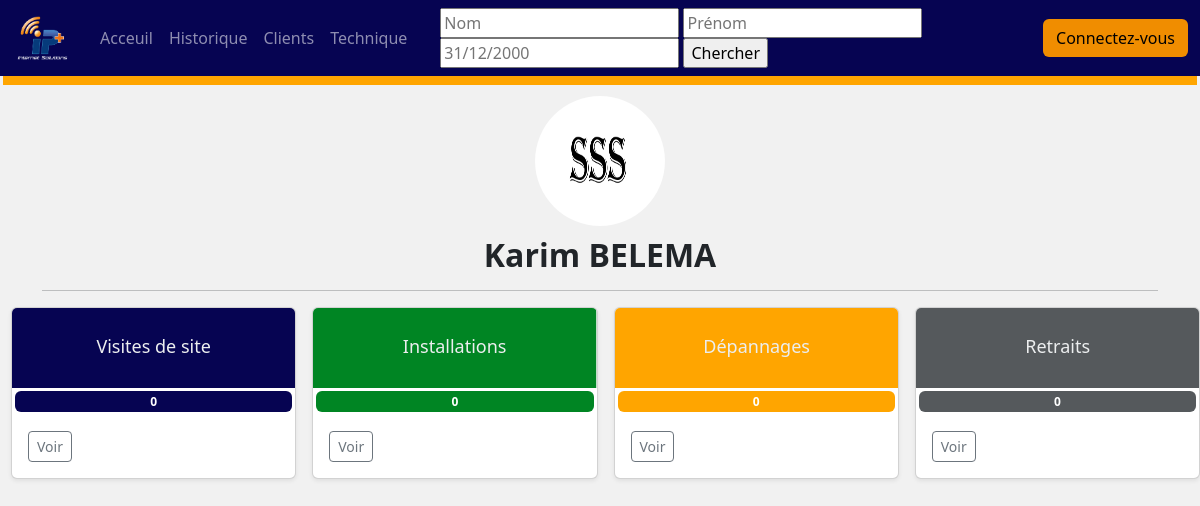
/info/8, run on the app's committed database.
### home/models.py (models this page shows)
class Employe(models.Model):
    choix = [
        ('DG', 'Directeur Générale'),
        ('DAF', 'Directeur Affaire Financière'),
        ('DT', 'Directeur Technique'),
        ('Ingénieur', 'Ingénieur'),
        ('Technicien', 'Technicien'),
        ('Commercial', 'Commercial'),
    ]
    first_name = models.CharField(max_length=30)
    last_name = models.CharField(max_length=40)
    job = models.CharField(max_length=20,choices=choix,default='Technicien')
    phone_number = models.IntegerField()
    leave = models.BooleanField(default=False)
    profil = models.ImageField(upload_to='profil',null=True,blank=True)
    def __str__(self):
        return f'{self.first_name} {self.last_name.upper()}'

### home/views.py (the view)
# urls.py: path('info/<int:id>', views.infoActEmploy, name='infoActEmploy'),
def infoActEmploy(request,id=0):
    context={'form':Personform()}
    temps=datetime.now()
    if request.method == 'POST':
        form = Personform(request.POST)
        if form.is_valid():
            nom=str(request.POST['last_name'])
            prenom=str(request.POST['first_name'])
            employe = False
            if nom != '':
                employe = Employe.objects.filter(last_name__icontains=nom)
            if prenom != '':
                employe = Employe.objects.filter(first_name__icontains=prenom)
            if employe:
                id=employe[0].id
            form_date = str(request.POST['date'])
            if form_date != "":
                temps = datetime.strptime(str(form_date), '%d/%m/%Y')
    else:
        context['form'] = Personform()
    if id == 0:
        context.update({
            'visites' : [],
            'nbr_visite' : 0,
            'installations' : [],
            'nbr_installation' : 0,
            'depannages' : [],
            'nbr_depannage' : 0,
            'retraits' : [],
            'nbr_retrait' : 0,
            'user' : "",
        })
    else :
        visite = Visite.objects.filter(employe__pk=id,date=temps)
        installation = Installation.objects.filter(employe__pk=id,date=temps)
        depannage = Depannage.objects.filter(employe__pk=id,date=temps)
        retrait = Retrait.objects.filter(employe__pk=id,date=temps)
        user = Employe.objects.filter(pk=id)
        context.update({
            'visites' : visite,
            'nbr_visite' : len(visite),
            'installations' : installation,
            'nbr_installation' : len(installation),
            'depannages' : depannage,
            'nbr_depannage' : len(depannage),
            'retraits' : retrait,
            'nbr_retrait' : len(retrait),
        })
        print(user)
        print(id)
        if user:
            context.update({'user' : user[0]})
        print(context)
    return render(request, 'home/infoActEmploy.html',context)

### home/forms.py
class Personform(forms.Form):
	last_name = 	forms.CharField(label="",max_length=100,required=False,widget= forms.TextInput(attrs={'placeholder':'Nom'}))
	first_name = 	forms.CharField(label="",max_length=100,required=False,widget= forms.TextInput(attrs={'placeholder':'Prénom'}))
	date = forms.DateField(label="",input_formats=['%d/%m/%Y'],required=False,widget= forms.TextInput(attrs={'placeholder':'31/12/2000'}))

### home/templates/home/infoActEmploy.html (shortened to what this page needs)
{% extends './base.html' %}
{% load static %}
    {% block recherche %}
      <form method="POST">
          {{form}}
        <input type="submit" value="Chercher">
      </form>
    {% endblock %}
    {% block content %}
        <br><br><br><br>
            <div class="container team">
                    <div class="col ajust">
                        <img src={% if user.profil %} {{user.profil.url}} {% else %} {% static 'image/perso.png' %} {% endif %} class="profil">
                      <h2>{{ user.first_name | title  }} {{ user.last_name |upper }}</h2>
                    </div>
                    <hr>
                </div>
            <div class="album  gris">
              <div>
                <div class="row g-3" style="margin-left: 3px ;">
                  <div class="col-lg-3 col-12">
                    <div class="card shadow-sm">
                      <svg class="bd-placeholder-img card-img-top" width="100%" height="80" xmlns="http://www.w3.org/2000/svg" role="img" aria-label="Placeholder: Thumbnail" preserveAspectRatio="xMidYMid slice" focusable="false"><title>Placeholder</title><rect width="100%" height="100%" fill="#060452"/><text x="50%" y="50%" fill="#eceeef" dy=".3em">Visites de site<span class="badge bleu">{{nbr_visite}}</span></text></svg>
                      <div class="card-body">
                        <a href="{% url 'historique'%}#v"><button type="button" class="btn btn-sm btn-outline-secondary">Voir</button></a>
                      </div>
                    </div>
                  </div>
                  <div class="col-lg-3 col-12">
                    <div class="card shadow-sm">
                      <svg class="bd-placeholder-img card-img-top" width="100%" height="80" xmlns="http://www.w3.org/2000/svg" role="img" aria-label="Placeholder: Thumbnail" preserveAspectRatio="xMidYMid slice" focusable="false"><title>Placeholder</title><rect width="100%" height="100%" fill="#008523"/><text x="50%" y="50%" fill="#eceeef" dy=".3em">Installations<span class="badge vert">{{nbr_installation}}</span></text></svg>
                      <div class="card-body">
                        <a href="{% url 'historique'%}#i"><button type="button" class="btn btn-sm btn-outline-secondary">Voir</button></a>
                      </div>
                    </div>
                  </div>
                  <div class="col-lg-3 col-12">
                    <div class="card shadow-sm">
                      <svg class="bd-placeholder-img card-img-top" width="100%" height="80" xmlns="http://www.w3.org/2000/svg" role="img" aria-label="Placeholder: Thumbnail" preserveAspectRatio="xMidYMid slice" focusable="false"><title>Placeholder</title><rect width="100%" height="100%" fill="orange"/><text x="50%" y="50%" fill="#eceeef" dy=".3em">Dépannages<span class="badge orange">{{nbr_depannage}}</span></text></svg>
                      <div class="card-body">
                         <a href="{% url 'historique'%}#d"><button type="button" class="btn btn-sm btn-outline-secondary">Voir</button></a>
                      </div>
                    </div>
                  </div>
                  <div class="col-lg-3 col-12">
                    <div class="card shadow-sm">
                      <svg class="bd-placeholder-img card-img-top" width="100%" height="80" xmlns="http://www.w3.org/2000/svg" role="img" aria-label="Placeholder: Thumbnail" preserveAspectRatio="xMidYMid slice" focusable="false"><title>Placeholder</title><rect width="100%" height="100%" fill="#55595c"/><text x="50%" y="50%" fill="#eceeef" dy=".3em">Retraits<span class="badge rouge">{{nbr_retrait}}</span></text></svg>
                      <div class="card-body">
                        <a href="{% url 'historique'%}#r"><button type="button" class="btn btn-sm btn-outline-secondary">Voir</button></a>
                      </div>
                    </div>
                  </div>
                </div>
              </div>
            </div>
    {% endblock %}>

### home/static/css/style.css (style rules this page uses)
.orange, .btn-warning { background-color: #F08D00; }
.gris { background-color: #F1F1F1; }
.bleu { margin: 3px; background-color: #060452; }
.vert { margin: 3px; background-color: #008523; }
.orange { margin: 3px; background-color: orange; }
.rouge { margin: 3px; background-color: #55595c; }
.team { background-color: #F1F1F1; }
.bd-placeholder-img { font-size: 1.125rem; text-anchor: middle; -webkit-user-select: none; -moz-user-select: none; user-select: none; }
.profil { width: 130px; height: 130px; border-radius: 100% 100% 100% 100%; margin-bottom: 10px; }
.team h2 { font-weight: 600; }
.ajust { text-align: center; }

### home/templates/home/infoActEmploy.html (style rules this page uses)
img { max-width: 95%; text-align: center; }

### data on the page
Employe: profil (picture), first_name "Karim", last_name "BELEMA"

### other printed values
{{ nbr_visite }} "0"
{{ nbr_installation }} "0"
{{ nbr_depannage }} "0"
{{ nbr_retrait }} "0"
